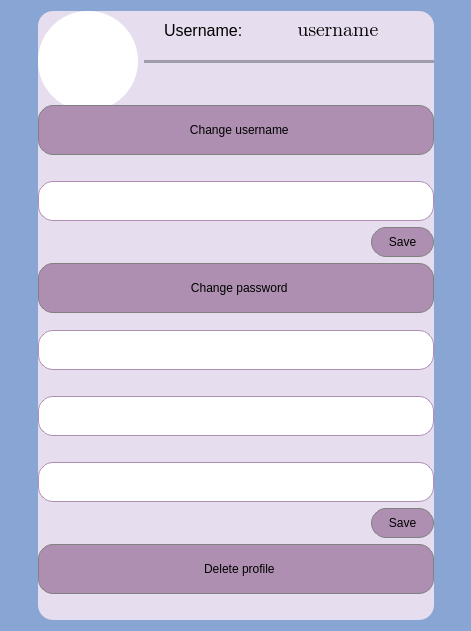
<?xml version="1.0" encoding="UTF-8"?>
<ui version="4.0">
 <class>ProfileWindow</class>
 <widget class="QDialog" name="ProfileWindow">
  <property name="geometry">
   <rect>
    <x>0</x>
    <y>0</y>
    <width>471</width>
    <height>631</height>
   </rect>
  </property>
  <property name="sizePolicy">
   <sizepolicy hsizetype="Ignored" vsizetype="Ignored">
    <horstretch>0</horstretch>
    <verstretch>0</verstretch>
   </sizepolicy>
  </property>
  <property name="windowTitle">
   <string>Profile</string>
  </property>
  <property name="styleSheet">
   <string notr="true">background-color: rgb(136, 165, 211);</string>
  </property>
  <widget class="QWidget" name="background" native="true">
   <property name="geometry">
    <rect>
     <x>38</x>
     <y>11</y>
     <width>396</width>
     <height>609</height>
    </rect>
   </property>
   <property name="styleSheet">
    <string notr="true">background-color: rgb(230, 221, 238);
border-radius: 15px;</string>
   </property>
   <layout class="QFormLayout" name="formLayout">
    <item row="0" column="0">
     <widget class="QLabel" name="label_UserImg">
      <property name="sizePolicy">
       <sizepolicy hsizetype="Fixed" vsizetype="Fixed">
        <horstretch>0</horstretch>
        <verstretch>0</verstretch>
       </sizepolicy>
      </property>
      <property name="minimumSize">
       <size>
        <width>100</width>
        <height>100</height>
       </size>
      </property>
      <property name="styleSheet">
       <string notr="true">QLabel{
background-color: rgb(255,255,255);
border-radius: 50px;
}</string>
      </property>
      <property name="text">
       <string/>
      </property>
      <property name="pixmap">
       <pixmap resource="resources.qrc">:/icons/icons/photo.ico</pixmap>
      </property>
      <property name="alignment">
       <set>Qt::AlignCenter</set>
      </property>
     </widget>
    </item>
    <item row="0" column="1">
     <layout class="QVBoxLayout" name="verticalLayout">
      <item>
       <layout class="QHBoxLayout" name="horizontalLayout_3">
        <item>
         <spacer name="horizontalSpacer_5">
          <property name="orientation">
           <enum>Qt::Horizontal</enum>
          </property>
          <property name="sizeType">
           <enum>QSizePolicy::Fixed</enum>
          </property>
          <property name="sizeHint" stdset="0">
           <size>
            <width>20</width>
            <height>20</height>
           </size>
          </property>
         </spacer>
        </item>
        <item>
         <widget class="QLabel" name="label">
          <property name="sizePolicy">
           <sizepolicy hsizetype="Preferred" vsizetype="Preferred">
            <horstretch>0</horstretch>
            <verstretch>0</verstretch>
           </sizepolicy>
          </property>
          <property name="font">
           <font>
            <family>MS Shell Dlg 2</family>
            <pointsize>12</pointsize>
           </font>
          </property>
          <property name="styleSheet">
           <string notr="true">color:black;</string>
          </property>
          <property name="text">
           <string>Username: </string>
          </property>
         </widget>
        </item>
        <item>
         <widget class="QLabel" name="label_Username">
          <property name="sizePolicy">
           <sizepolicy hsizetype="Preferred" vsizetype="Preferred">
            <horstretch>0</horstretch>
            <verstretch>0</verstretch>
           </sizepolicy>
          </property>
          <property name="font">
           <font>
            <family>Segoe UI Emoji</family>
            <pointsize>14</pointsize>
           </font>
          </property>
          <property name="styleSheet">
           <string notr="true">color:black;</string>
          </property>
          <property name="text">
           <string>username</string>
          </property>
          <property name="alignment">
           <set>Qt::AlignCenter</set>
          </property>
         </widget>
        </item>
        <item>
         <spacer name="horizontalSpacer_6">
          <property name="orientation">
           <enum>Qt::Horizontal</enum>
          </property>
          <property name="sizeType">
           <enum>QSizePolicy::Preferred</enum>
          </property>
          <property name="sizeHint" stdset="0">
           <size>
            <width>40</width>
            <height>20</height>
           </size>
          </property>
         </spacer>
        </item>
       </layout>
      </item>
      <item>
       <spacer name="horizontalSpacer_7">
        <property name="orientation">
         <enum>Qt::Horizontal</enum>
        </property>
        <property name="sizeType">
         <enum>QSizePolicy::Preferred</enum>
        </property>
        <property name="sizeHint" stdset="0">
         <size>
          <width>40</width>
          <height>5</height>
         </size>
        </property>
       </spacer>
      </item>
      <item>
       <widget class="Line" name="line">
        <property name="styleSheet">
         <string notr="true">background-color: rgb(161, 156, 169);</string>
        </property>
        <property name="orientation">
         <enum>Qt::Horizontal</enum>
        </property>
       </widget>
      </item>
     </layout>
    </item>
    <item row="2" column="1">
     <spacer name="verticalSpacer_5">
      <property name="orientation">
       <enum>Qt::Vertical</enum>
      </property>
      <property name="sizeType">
       <enum>QSizePolicy::Fixed</enum>
      </property>
      <property name="sizeHint" stdset="0">
       <size>
        <width>20</width>
        <height>30</height>
       </size>
      </property>
     </spacer>
    </item>
    <item row="3" column="0" colspan="2">
     <widget class="QPushButton" name="pushButton_ChangeUsername">
      <property name="sizePolicy">
       <sizepolicy hsizetype="Minimum" vsizetype="Fixed">
        <horstretch>0</horstretch>
        <verstretch>0</verstretch>
       </sizepolicy>
      </property>
      <property name="minimumSize">
       <size>
        <width>0</width>
        <height>50</height>
       </size>
      </property>
      <property name="styleSheet">
       <string notr="true">QPushButton {
font: 75 14pt &quot;MS Shell Dlg 2&quot;;
background-color: rgb(174, 143, 177);
border-radius: 15px;
border: 1px solid gray;
}

QPushButton:pressed{
background-color:rgb(111, 91, 113);
}</string>
      </property>
      <property name="text">
       <string>  Change username</string>
      </property>
      <property name="icon">
       <iconset resource="resources.qrc">
        <normaloff>:/icons/icons/person.ico</normaloff>:/icons/icons/person.ico</iconset>
      </property>
      <property name="checkable">
       <bool>true</bool>
      </property>
      <property name="checked">
       <bool>false</bool>
      </property>
     </widget>
    </item>
    <item row="4" column="0" colspan="2">
     <widget class="QLabel" name="label_LoginInfo">
      <property name="sizePolicy">
       <sizepolicy hsizetype="Preferred" vsizetype="Fixed">
        <horstretch>0</horstretch>
        <verstretch>0</verstretch>
       </sizepolicy>
      </property>
      <property name="text">
       <string/>
      </property>
      <property name="alignment">
       <set>Qt::AlignCenter</set>
      </property>
     </widget>
    </item>
    <item row="5" column="0" colspan="2">
     <widget class="QLineEdit" name="lineEdit_Username">
      <property name="sizePolicy">
       <sizepolicy hsizetype="Preferred" vsizetype="Fixed">
        <horstretch>0</horstretch>
        <verstretch>0</verstretch>
       </sizepolicy>
      </property>
      <property name="minimumSize">
       <size>
        <width>0</width>
        <height>40</height>
       </size>
      </property>
      <property name="styleSheet">
       <string notr="true">background-color: rgb(255, 255, 255);
font: 10pt &quot;MS Shell Dlg 2&quot;;
border-radius: 15px;
border-style: solid;
border-width: 1px;
border-color: rgb(174, 143, 177);</string>
      </property>
     </widget>
    </item>
    <item row="6" column="0" colspan="2">
     <layout class="QHBoxLayout" name="horizontalLayout">
      <item>
       <spacer name="horizontalSpacer">
        <property name="orientation">
         <enum>Qt::Horizontal</enum>
        </property>
        <property name="sizeType">
         <enum>QSizePolicy::Expanding</enum>
        </property>
        <property name="sizeHint" stdset="0">
         <size>
          <width>40</width>
          <height>20</height>
         </size>
        </property>
       </spacer>
      </item>
      <item>
       <widget class="QPushButton" name="pushButton_SaveLogin">
        <property name="sizePolicy">
         <sizepolicy hsizetype="Minimum" vsizetype="Fixed">
          <horstretch>0</horstretch>
          <verstretch>0</verstretch>
         </sizepolicy>
        </property>
        <property name="minimumSize">
         <size>
          <width>0</width>
          <height>30</height>
         </size>
        </property>
        <property name="styleSheet">
         <string notr="true">QPushButton {
font: 75 14pt &quot;MS Shell Dlg 2&quot;;
background-color: rgb(174, 143, 177);
border-radius: 15px;
border: 1px solid gray;
}

QPushButton:pressed{
background-color:rgb(111, 91, 113);
}</string>
        </property>
        <property name="text">
         <string>     Save     </string>
        </property>
       </widget>
      </item>
     </layout>
    </item>
    <item row="7" column="0" colspan="2">
     <widget class="QPushButton" name="pushButton_ChangePassword">
      <property name="sizePolicy">
       <sizepolicy hsizetype="Minimum" vsizetype="Fixed">
        <horstretch>0</horstretch>
        <verstretch>0</verstretch>
       </sizepolicy>
      </property>
      <property name="minimumSize">
       <size>
        <width>0</width>
        <height>50</height>
       </size>
      </property>
      <property name="styleSheet">
       <string notr="true">QPushButton {
font: 75 14pt &quot;MS Shell Dlg 2&quot;;
background-color: rgb(174, 143, 177);
border-radius: 15px;
border: 1px solid gray;
}

QPushButton:pressed{
background-color:rgb(111, 91, 113);
}</string>
      </property>
      <property name="text">
       <string>  Change password</string>
      </property>
      <property name="icon">
       <iconset resource="resources.qrc">
        <normaloff>:/icons/icons/password.ico</normaloff>:/icons/icons/password.ico</iconset>
      </property>
      <property name="checkable">
       <bool>true</bool>
      </property>
     </widget>
    </item>
    <item row="8" column="0">
     <spacer name="verticalSpacer_3">
      <property name="orientation">
       <enum>Qt::Vertical</enum>
      </property>
      <property name="sizeType">
       <enum>QSizePolicy::Fixed</enum>
      </property>
      <property name="sizeHint" stdset="0">
       <size>
        <width>20</width>
        <height>5</height>
       </size>
      </property>
     </spacer>
    </item>
    <item row="9" column="0" colspan="2">
     <widget class="QLineEdit" name="lineEdit_Password">
      <property name="sizePolicy">
       <sizepolicy hsizetype="Preferred" vsizetype="Fixed">
        <horstretch>0</horstretch>
        <verstretch>0</verstretch>
       </sizepolicy>
      </property>
      <property name="minimumSize">
       <size>
        <width>0</width>
        <height>40</height>
       </size>
      </property>
      <property name="styleSheet">
       <string notr="true">background-color: rgb(255, 255, 255);
font: 10pt &quot;MS Shell Dlg 2&quot;;
border-radius: 15px;
border-style: solid;
border-width: 1px;
border-color: rgb(174, 143, 177);</string>
      </property>
      <property name="echoMode">
       <enum>QLineEdit::Password</enum>
      </property>
     </widget>
    </item>
    <item row="11" column="0" colspan="2">
     <widget class="QLineEdit" name="lineEdit_NewPassword">
      <property name="sizePolicy">
       <sizepolicy hsizetype="Preferred" vsizetype="Fixed">
        <horstretch>0</horstretch>
        <verstretch>0</verstretch>
       </sizepolicy>
      </property>
      <property name="minimumSize">
       <size>
        <width>0</width>
        <height>40</height>
       </size>
      </property>
      <property name="styleSheet">
       <string notr="true">background-color: rgb(255, 255, 255);
font: 10pt &quot;MS Shell Dlg 2&quot;;
border-radius: 15px;
border-style: solid;
border-width: 1px;
border-color: rgb(174, 143, 177);</string>
      </property>
      <property name="echoMode">
       <enum>QLineEdit::Password</enum>
      </property>
     </widget>
    </item>
    <item row="12" column="0" colspan="2">
     <widget class="QLabel" name="label_ConfPassInfo">
      <property name="sizePolicy">
       <sizepolicy hsizetype="Minimum" vsizetype="Fixed">
        <horstretch>0</horstretch>
        <verstretch>0</verstretch>
       </sizepolicy>
      </property>
      <property name="font">
       <font>
        <family>MS Shell Dlg 2</family>
        <pointsize>9</pointsize>
        <weight>50</weight>
        <italic>false</italic>
        <bold>false</bold>
       </font>
      </property>
      <property name="styleSheet">
       <string notr="true">font: 9pt &quot;MS Shell Dlg 2&quot;;</string>
      </property>
      <property name="text">
       <string/>
      </property>
      <property name="alignment">
       <set>Qt::AlignCenter</set>
      </property>
     </widget>
    </item>
    <item row="13" column="0" colspan="2">
     <widget class="QLineEdit" name="lineEdit_ConfNewPassword">
      <property name="sizePolicy">
       <sizepolicy hsizetype="Preferred" vsizetype="Fixed">
        <horstretch>0</horstretch>
        <verstretch>0</verstretch>
       </sizepolicy>
      </property>
      <property name="minimumSize">
       <size>
        <width>0</width>
        <height>40</height>
       </size>
      </property>
      <property name="styleSheet">
       <string notr="true">background-color: rgb(255, 255, 255);
font: 10pt &quot;MS Shell Dlg 2&quot;;
border-radius: 15px;
border-style: solid;
border-width: 1px;
border-color: rgb(174, 143, 177);</string>
      </property>
      <property name="echoMode">
       <enum>QLineEdit::Password</enum>
      </property>
     </widget>
    </item>
    <item row="14" column="0" colspan="2">
     <layout class="QHBoxLayout" name="horizontalLayout_2">
      <item>
       <spacer name="horizontalSpacer_2">
        <property name="orientation">
         <enum>Qt::Horizontal</enum>
        </property>
        <property name="sizeType">
         <enum>QSizePolicy::Expanding</enum>
        </property>
        <property name="sizeHint" stdset="0">
         <size>
          <width>40</width>
          <height>20</height>
         </size>
        </property>
       </spacer>
      </item>
      <item>
       <widget class="QPushButton" name="pushButton_SavePassword">
        <property name="sizePolicy">
         <sizepolicy hsizetype="Minimum" vsizetype="Fixed">
          <horstretch>0</horstretch>
          <verstretch>0</verstretch>
         </sizepolicy>
        </property>
        <property name="minimumSize">
         <size>
          <width>0</width>
          <height>30</height>
         </size>
        </property>
        <property name="styleSheet">
         <string notr="true">QPushButton {
font: 75 14pt &quot;MS Shell Dlg 2&quot;;
background-color: rgb(174, 143, 177);
border-radius: 15px;
border: 1px solid gray;
}

QPushButton:pressed{
background-color:rgb(111, 91, 113);
}</string>
        </property>
        <property name="text">
         <string>     Save     </string>
        </property>
       </widget>
      </item>
     </layout>
    </item>
    <item row="10" column="0" colspan="2">
     <widget class="QLabel" name="label_PassInfo">
      <property name="sizePolicy">
       <sizepolicy hsizetype="Minimum" vsizetype="Fixed">
        <horstretch>0</horstretch>
        <verstretch>0</verstretch>
       </sizepolicy>
      </property>
      <property name="font">
       <font>
        <family>MS Shell Dlg 2</family>
        <pointsize>9</pointsize>
        <weight>50</weight>
        <italic>false</italic>
        <bold>false</bold>
       </font>
      </property>
      <property name="styleSheet">
       <string notr="true">font: 9pt &quot;MS Shell Dlg 2&quot;;</string>
      </property>
      <property name="text">
       <string/>
      </property>
      <property name="alignment">
       <set>Qt::AlignCenter</set>
      </property>
     </widget>
    </item>
    <item row="15" column="0" colspan="2">
     <widget class="QPushButton" name="pushButton_DeleteProfile">
      <property name="sizePolicy">
       <sizepolicy hsizetype="Minimum" vsizetype="Fixed">
        <horstretch>0</horstretch>
        <verstretch>0</verstretch>
       </sizepolicy>
      </property>
      <property name="minimumSize">
       <size>
        <width>0</width>
        <height>50</height>
       </size>
      </property>
      <property name="styleSheet">
       <string notr="true">QPushButton {
font: 75 14pt &quot;MS Shell Dlg 2&quot;;
background-color: rgb(174, 143, 177);
border-radius: 15px;
border: 1px solid gray;
}

QPushButton:pressed{
background-color:rgb(111, 91, 113);
}</string>
      </property>
      <property name="text">
       <string>  Delete profile</string>
      </property>
      <property name="icon">
       <iconset resource="resources.qrc">
        <normaloff>:/icons/icons/person.ico</normaloff>:/icons/icons/person.ico</iconset>
      </property>
      <property name="checkable">
       <bool>true</bool>
      </property>
      <property name="checked">
       <bool>false</bool>
      </property>
     </widget>
    </item>
    <item row="16" column="0">
     <spacer name="verticalSpacer">
      <property name="orientation">
       <enum>Qt::Vertical</enum>
      </property>
      <property name="sizeType">
       <enum>QSizePolicy::Fixed</enum>
      </property>
      <property name="sizeHint" stdset="0">
       <size>
        <width>20</width>
        <height>20</height>
       </size>
      </property>
     </spacer>
    </item>
   </layout>
  </widget>
 </widget>
 <resources>
  <include location="resources.qrc"/>
 </resources>
 <connections/>
</ui>
